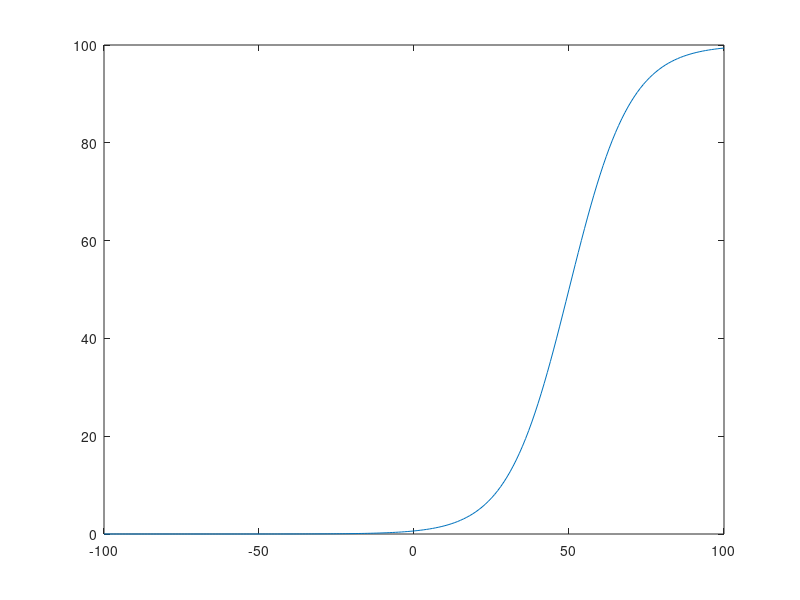

Write the MATLAB code that produced this figure.
% for FP
% dose response curve
A1 = 0;
A2 = 100;
x0 = 49.981;
x = [-100:1:100];
p = .04403;
D = A1 + (A2 -A1)./(1 + 10.^(((x0) - x).*p));

figure(99);
plot(x,D)
hold all;